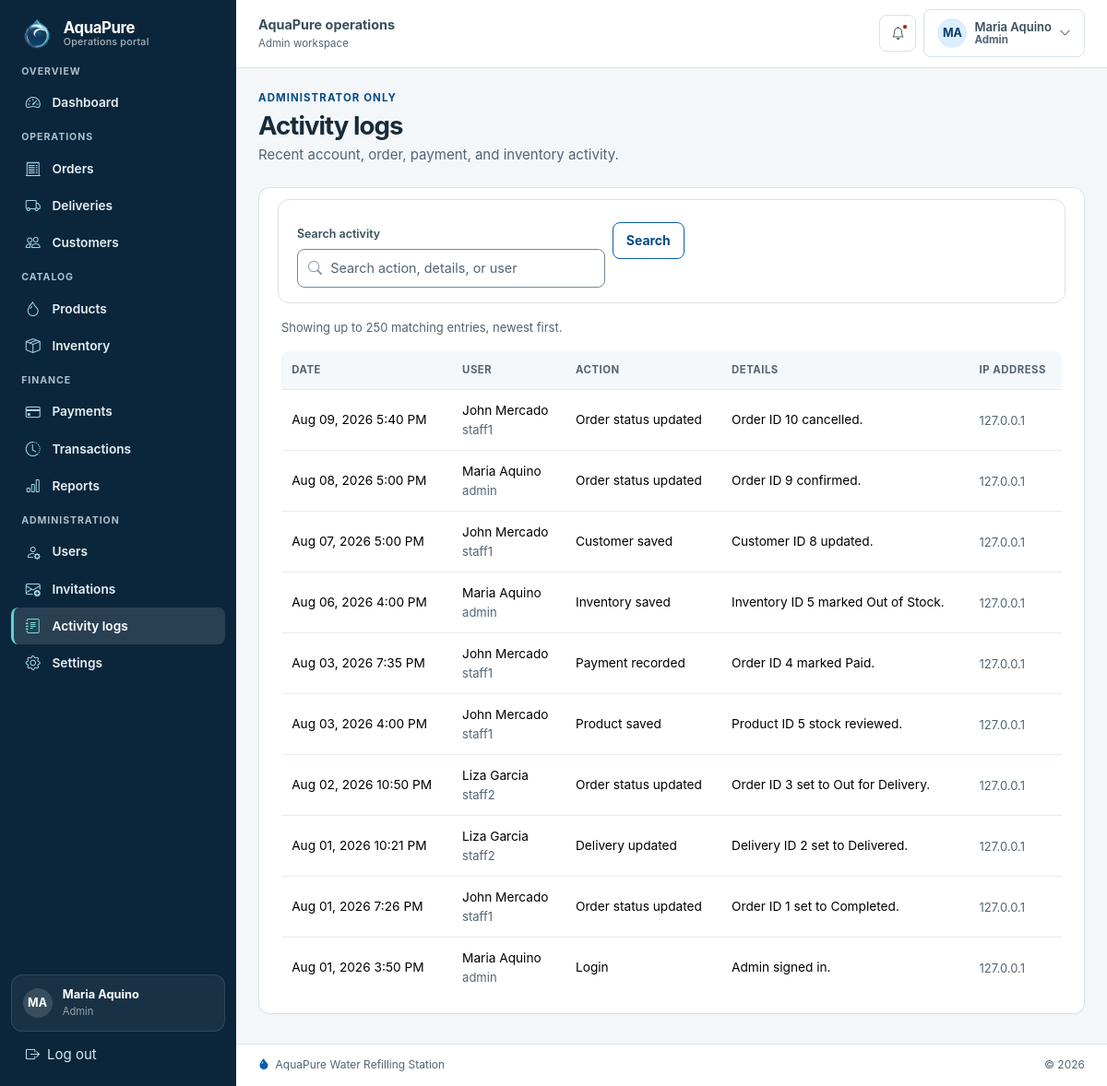
/portal/index.php?page=activity-logs (signed in), run on the app's committed database.
### tables this page shows
CREATE TABLE users (
    user_id INT UNSIGNED AUTO_INCREMENT PRIMARY KEY,
    full_name VARCHAR(100) NOT NULL,
    username VARCHAR(30) NOT NULL UNIQUE,
    email VARCHAR(100) NOT NULL UNIQUE,
    contact_number VARCHAR(30) NULL,
    password_hash VARCHAR(255) NOT NULL,
    role ENUM('Admin','Staff') NOT NULL,
    account_status ENUM('Active','Inactive') NOT NULL DEFAULT 'Active',
    created_at TIMESTAMP NOT NULL DEFAULT CURRENT_TIMESTAMP,
    updated_at TIMESTAMP NOT NULL DEFAULT CURRENT_TIMESTAMP ON UPDATE CURRENT_TIMESTAMP,
    INDEX idx_users_role_status (role, account_status)
);

CREATE TABLE activity_logs (
    activity_id BIGINT UNSIGNED AUTO_INCREMENT PRIMARY KEY,
    user_id INT UNSIGNED NULL,
    action VARCHAR(100) NOT NULL,
    details VARCHAR(255) NULL,
    ip_address VARCHAR(45) NULL,
    created_at TIMESTAMP NOT NULL DEFAULT CURRENT_TIMESTAMP,
    CONSTRAINT fk_activity_user FOREIGN KEY (user_id) REFERENCES users(user_id) ON UPDATE CASCADE ON DELETE SET NULL,
    INDEX idx_activity_date (created_at)
);

### portal/index.php (called while the page is built, shortened)
<?php
require_system_user();
$page = $_GET["page"] ?? "dashboard";
require __DIR__ . "/../includes/portal-header.php";
require __DIR__ . "/pages/" . $page . ".php";
require __DIR__ . "/../includes/portal-footer.php";

### includes/functions.php (called while the page is built, shortened)
<?php
function url(string $path = ""): string
{
    return BASE_URL . ($path === "" ? "" : "/" . ltrim($path, "/"));
}
function e(mixed $value): string
{
    return htmlspecialchars(
        (string) $value,
        ENT_QUOTES | ENT_SUBSTITUTE,
        "UTF-8",
    );
}
function current_account(): ?array
{
    static $resolved = false;
    static $account = null;
    if ($resolved) {
        return $account;
    }
    $resolved = true;
    $sessionAccount = $_SESSION["account"] ?? null;
    $id = positive_int($sessionAccount["id"] ?? 0);
    $type = $sessionAccount["type"] ?? "";
    if ($type === "customer") {
        $statement = db()->prepare(
            "SELECT customer_id, full_name, email
             FROM customers
             WHERE customer_id = ? AND account_status = 'Active'
             LIMIT 1",
        );
        $statement->execute([$id]);
        $record = $statement->fetch();
        if (!$record) {
            unset($_SESSION["account"], $_SESSION["cart"]);
            return null;
        }
        $account = [
            "id" => (int) $record["customer_id"],
            "name" => $record["full_name"],
            "email" => $record["email"],
            "role" => "Customer",
            "type" => "customer",
        ];
    } else {
        $statement = db()->prepare(
            "SELECT user_id, full_name, email, role
             FROM users
             WHERE user_id = ? AND account_status = 'Active'
             LIMIT 1",
        );
        $statement->execute([$id]);
        $record = $statement->fetch();
        $account = [
            "id" => (int) $record["user_id"],
            "name" => $record["full_name"],
            "email" => $record["email"],
            "role" => $record["role"],
            "type" => "user",
        ];
    }
    return $account;
}
function require_system_user(array $roles = ["Admin", "Staff"]): void
{
    $account = current_account();
}
function positive_int(mixed $value): int
{
    $validated = filter_var($value, FILTER_VALIDATE_INT, [
        "options" => ["min_range" => 1],
    ]);
    return $validated === false ? 0 : (int) $validated;
}

### config/database.php (called while the page is built, shortened)
<?php
function db(): PDO
{
    static $pdo = null;
    static $schemaChecked = false;
    if ($pdo instanceof PDO) {
        return $pdo;
    }
    $host = getenv('AQUAPURE_DB_HOST') ?: '127.0.0.1';
    $port = getenv('AQUAPURE_DB_PORT') ?: '3306';
    $name = getenv('AQUAPURE_DB_NAME') ?: 'aquapure_db';
    $user = getenv('AQUAPURE_DB_USER') ?: 'root';
    $pass = getenv('AQUAPURE_DB_PASS');
    $pass = is_string($pass) ? $pass : '';
    $dsn = sprintf(
        'mysql:host=%s;port=%s;dbname=%s;charset=utf8mb4',
        $host,
        $port,
        $name,
    );
    $pdo = new PDO($dsn, $user, $pass, [
        PDO::ATTR_ERRMODE => PDO::ERRMODE_EXCEPTION,
        PDO::ATTR_DEFAULT_FETCH_MODE => PDO::FETCH_ASSOC,
        PDO::ATTR_EMULATE_PREPARES => false,
        PDO::ATTR_STRINGIFY_FETCHES => false,
    ]);
    $pdo->exec("SET time_zone = '+08:00'");
    if (!$schemaChecked) {
        assert_aquapure_schema_ready($pdo);
    }
    return $pdo;
}
function assert_aquapure_schema_ready(PDO $pdo): void
{
    $required = [
        'users' => [
            'user_id', 'full_name', 'username', 'email', 'contact_number',
            'password_hash', 'role', 'account_status', 'created_at', 'updated_at',
        ],
        'customers' => [
            'customer_id', 'full_name', 'email', 'contact_number', 'address',
            'password_hash', 'customer_type', 'account_status', 'created_at', 'updated_at',
        ],
        'products' => [
            'product_id', 'product_name', 'description', 'category', 'price',
            'quantity_available', 'image_path', 'status', 'created_at', 'updated_at',
        ],
        'orders' => [
            'order_id', 'customer_id', 'processed_by', 'order_source', 'order_type',
            'total_amount', 'payment_status', 'order_status', 'notes', 'order_date', 'updated_at',
        ],
        'order_items' => [
            'order_item_id', 'order_id', 'product_id', 'quantity', 'unit_price', 'subtotal',
        ],
        'payments' => [
            'payment_id', 'order_id', 'amount_due', 'amount_paid', 'change_amount',
            'payment_method', 'reference_number', 'payment_date', 'payment_status',
            'recorded_by', 'created_at', 'updated_at',
        ],
        'deliveries' => [
            'delivery_id', 'order_id', 'recipient_name', 'contact_number',
            'delivery_address', 'preferred_delivery_date', 'additional_instructions',
            'assigned_staff_id', 'delivery_status', 'delivered_at', 'created_at', 'updated_at',
        ],
        'inventory' => [
            'inventory_id', 'item_name', 'category', 'quantity', 'unit',
            'reorder_level', 'status', 'updated_by', 'last_updated',
        ],
        'inventory_transactions' => [
            'transaction_id', 'inventory_id', 'recorded_by', 'transaction_type',
            'quantity', 'remarks', 'transaction_date',
        ],
        'notifications' => [
            'notification_id', 'customer_id', 'user_id', 'order_id', 'title',
            'message', 'is_read', 'created_at',
        ],
        'activity_logs' => [
            'activity_id', 'user_id', 'action', 'details', 'ip_address', 'created_at',
        ],
        'settings' => [
            'id', 'setting_key', 'setting_value', 'updated_by_user_id', 'updated_at',
        ],
        'user_invitations' => [
            'invitation_id', 'token_hash', 'email', 'role', 'created_by', 'created_at',
            'expires_at', 'used_at', 'used_by', 'revoked_at', 'status',
        ],
    ];
    $statement = $pdo->prepare(
        'SELECT COLUMN_NAME
         FROM information_schema.COLUMNS
         WHERE TABLE_SCHEMA = DATABASE() AND TABLE_NAME = ?',
    );
    foreach ($required as $table => $columns) {
        $statement->execute([$table]);
        $existing = array_fill_keys($statement->fetchAll(PDO::FETCH_COLUMN), true);
    }
}

### portal/pages/activity-logs.php (the view, shortened to what this page needs)
<?php
$query = trim((string) ($_GET["q"] ?? ""));
$sql = "SELECT a.*, u.full_name, u.username
        FROM activity_logs a
        LEFT JOIN users u ON u.user_id = a.user_id";
$params = [];
$sql .= " ORDER BY a.created_at DESC, a.activity_id DESC LIMIT 250";
$statement = db()->prepare($sql);
$statement->execute($params);
$activities = $statement->fetchAll();
?>
<header class="page-header">
    <div>
        <p class="eyebrow mb-1">Administrator only</p>
        <h1 class="section-title mb-1">Activity logs</h1>
        <p class="text-secondary mb-0">Recent account, order, payment, and inventory activity.</p>
    </div>
</header>
<section class="panel-card">
    <form method="get" class="row g-2 mb-3 filter-bar">
        <div class="col-sm-8 col-lg-5">
            <label class="form-label" for="activitySearch">Search activity</label>
            <div class="search-box w-100"><i class="bi bi-search" aria-hidden="true"></i><input class="form-control" id="activitySearch" name="q" value="<?= e($query) ?>" placeholder="Search action, details, or user"></div>
        </div>
        <div class="col-sm-auto">
            <button class="btn btn-outline-primary">Search</button>
        </div>
    </form>
    <p class="small text-secondary">Showing up to 250 matching entries, newest first.</p>
    <div class="table-responsive mobile-table-cards" role="region" tabindex="0" aria-label="Activity Logs table">
        <table data-layout="cards" role="table" class="table align-middle mb-0"><caption class="visually-hidden">Activity Logs</caption>
            <thead>
                <tr><th scope="col">Date</th><th scope="col">User</th><th scope="col">Action</th><th scope="col">Details</th><th scope="col">IP address</th></tr>
            </thead>
            <tbody>
                <?php foreach ($activities as $activity): ?>
                    <tr>
                        <td class="text-nowrap" data-column-label="Date"><div class="table-cell-value"><?= e(date("M d, Y g:i A", strtotime($activity["created_at"]))) ?></div></td>
                        <td data-column-label="User"><div class="table-cell-value"><?= e($activity["full_name"] ?? "System") ?><div class="small text-secondary"><?= e($activity["username"] ?? "") ?></div></div></td>
                        <td data-column-label="Action"><div class="table-cell-value"><?= e($activity["action"]) ?></div></td>
                        <td data-column-label="Details"><div class="table-cell-value"><?= e($activity["details"] ?? "—") ?></div></td>
                        <td class="small text-secondary" data-column-label="IP address"><div class="table-cell-value"><?= e($activity["ip_address"] ?? "—") ?></div></td>
                    </tr>
                <?php endforeach; ?>
            </tbody>
        </table>
    </div>
</section>

### includes/portal-header.php (shortened to what this page needs)
<?php
$page = $page ?? "dashboard";
$account = current_account();
$isNavActive = static fn (string $key): bool =>
    $page === $key ||
    ($key === "orders" && in_array($page, ["order", "order-create"], true));
$navGroups = [
    "Overview" => [
        "dashboard" => ["bi-speedometer2", "Dashboard"],
    ],
    "Operations" => [
        "orders" => ["bi-receipt-cutoff", "Orders"],
        "deliveries" => ["bi-truck", "Deliveries"],
        "customers" => ["bi-people", "Customers"],
    ],
    "Catalog" => [
        "products" => ["bi-droplet", "Products"],
        "inventory" => ["bi-box-seam", "Inventory"],
    ],
    "Finance" => [
        "payments" => ["bi-credit-card", "Payments"],
        "transactions" => ["bi-clock-history", "Transactions"],
        "reports" => ["bi-bar-chart", "Reports"],
    ],
];
if (is_admin()) {
    $navGroups["Administration"] = [
        "users" => ["bi-person-gear", "Users"],
        "invitations" => ["bi-envelope-plus", "Invitations"],
        "activity-logs" => ["bi-journal-text", "Activity logs"],
        "settings" => ["bi-gear", "Settings"],
    ];
}
$unreadCount = null;
try {
    $unreadStatement = db()->prepare(
        "SELECT COUNT(*) FROM notifications
         WHERE is_read = 0
           AND (user_id = ? OR (user_id IS NULL AND customer_id IS NULL))",
    );
    $unreadStatement->execute([(int) $account["id"]]);
    $unreadCount = (int) $unreadStatement->fetchColumn();
} catch (Throwable $exception) {
    error_log("AquaPure notification count failed: " . $exception->getMessage());
}
$nameParts = preg_split('/\s+/', trim((string) $account["name"])) ?: [];
$accountInitials = "";
foreach (array_slice($nameParts, 0, 2) as $namePart) {
    $accountInitials .= strtoupper(substr($namePart, 0, 1));
}
?>
<!doctype html>
<html lang="en">
<head>
    <link rel="stylesheet" href="<?= e(url("assets/vendor/bootstrap/css/bootstrap.min.css")) ?>">
    <link rel="stylesheet" href="<?= e(url("assets/vendor/bootstrap-icons/font/bootstrap-icons.min.css")) ?>">
    <link rel="stylesheet" href="<?= e(url("assets/css/style.css?v=8")) ?>">
</head>
<body class="operations-page">
<div class="app-shell">
    <aside class="sidebar offcanvas-lg offcanvas-start" tabindex="-1" id="operationsSidebar" aria-labelledby="operationsSidebarLabel">
        <div class="sidebar-content offcanvas-body">
            <a class="brand d-none d-lg-inline-flex" href="<?= e(url("portal/index.php")) ?>">
                <img class="brand-logo" src="<?= e(url("assets/images/aquapure-logo-transparent.png")) ?>" width="40" height="40" alt="">
                <span class="brand-copy">AquaPure<small>Operations portal</small></span>
            </a>
            <nav class="sidebar-nav" aria-label="Operations navigation">
                <?php foreach ($navGroups as $groupLabel => $items): ?>
                    <div class="sidebar-group">
                        <div class="sidebar-label"><?= e($groupLabel) ?></div>
                        <?php foreach ($items as $key => [$icon, $label]): ?>
                            <a class="<?= $isNavActive($key) ? "active" : "" ?>"
                               href="<?= e(url("portal/index.php?page=" . $key)) ?>"
                               <?= $isNavActive($key) ? 'aria-current="page"' : "" ?>>
                                <i class="bi <?= e($icon) ?>" aria-hidden="true"></i>
                                <span><?= e($label) ?></span>
                            </a>
                        <?php endforeach; ?>
                    </div>
                <?php endforeach; ?>
            </nav>
            <div class="sidebar-account">
                <div class="sidebar-account-card">
                    <span class="sidebar-avatar" aria-hidden="true"><?= e($accountInitials ?: "AQ") ?></span>
                    <span class="min-w-0">
                        <span class="sidebar-account-name d-block"><?= e($account["name"]) ?></span>
                        <span class="sidebar-account-role d-block"><?= e($account["role"]) ?></span>
                    </span>
                </div>
                <a class="sidebar-logout d-flex align-items-center gap-2 px-3 py-2 text-decoration-none" href="<?= e(url("logout.php")) ?>">
                    <i class="bi bi-box-arrow-right" aria-hidden="true"></i><span>Log out</span>
                </a>
            </div>
        </div>
    </aside>
    <div class="app-main">
        <header class="topbar">
            <div class="d-flex align-items-center gap-2 min-w-0">
                <div class="min-w-0">
                    <div class="topbar-title">AquaPure operations</div>
                    <div class="topbar-subtitle d-none d-sm-block"><?= e($account["role"]) ?> workspace</div>
                </div>
            </div>
            <div class="topbar-actions">
                <a class="btn btn-light btn-icon notification-button" href="<?= e(url("portal/index.php?page=notifications")) ?>" aria-label="<?= $unreadCount === null ? "Notifications; unread count unavailable" : ($unreadCount > 0 ? e($unreadCount . " unread notifications") : "Notifications") ?>">
                    <i class="bi bi-bell" aria-hidden="true"></i>
                    <?php if ($unreadCount > 0): ?><span class="notification-dot" aria-hidden="true"></span><?php endif; ?>
                </a>
                <div class="dropdown">
                    <button class="btn btn-light d-flex align-items-center gap-2" type="button" data-bs-toggle="dropdown" aria-expanded="false" aria-label="Account menu for <?= e($account["name"]) ?>">
                        <span class="account-avatar" aria-hidden="true"><?= e($accountInitials ?: "AQ") ?></span>
                        <span class="d-none d-md-block text-start">
                            <span class="d-block small fw-semibold"><?= e($account["name"]) ?></span>
                            <span class="d-block topbar-subtitle"><?= e($account["role"]) ?></span>
                        </span>
                        <i class="bi bi-chevron-down small d-none d-md-inline" aria-hidden="true"></i>
                    </button>
                </div>
            </div>
        </header>
        <main class="page-content" id="mainContent" tabindex="-1">

### data on the page
users: full_name "Maria Aquino", role "Admin"
activity_logs: created_at "Aug 09, 2026 5:40 PM", user.full_name "John Mercado", user.username "staff1", action "Order status updated", details "Order ID 10 cancelled.", ip_address "127.0.0.1"
activity_logs: created_at "Aug 08, 2026 5:00 PM", user.full_name "Maria Aquino", user.username "admin", action "Order status updated", details "Order ID 9 confirmed.", ip_address "127.0.0.1"
activity_logs: created_at "Aug 07, 2026 5:00 PM", user.full_name "John Mercado", user.username "staff1", action "Customer saved", details "Customer ID 8 updated.", ip_address "127.0.0.1"
activity_logs: created_at "Aug 06, 2026 4:00 PM", user.full_name "Maria Aquino", user.username "admin", action "Inventory saved", details "Inventory ID 5 marked Out of Stock.", ip_address "127.0.0.1"
activity_logs: created_at "Aug 03, 2026 7:35 PM", user.full_name "John Mercado", user.username "staff1", action "Payment recorded", details "Order ID 4 marked Paid.", ip_address "127.0.0.1"
activity_logs: created_at "Aug 03, 2026 4:00 PM", user.full_name "John Mercado", user.username "staff1", action "Product saved", details "Product ID 5 stock reviewed.", ip_address "127.0.0.1"
activity_logs: created_at "Aug 02, 2026 10:50 PM", user.full_name "Liza Garcia", user.username "staff2", action "Order status updated", details "Order ID 3 set to Out for Delivery.", ip_address "127.0.0.1"
activity_logs: created_at "Aug 01, 2026 10:21 PM", user.full_name "Liza Garcia", user.username "staff2", action "Delivery updated", details "Delivery ID 2 set to Delivered.", ip_address "127.0.0.1"
activity_logs: created_at "Aug 01, 2026 7:26 PM", user.full_name "John Mercado", user.username "staff1", action "Order status updated", details "Order ID 1 set to Completed.", ip_address "127.0.0.1"
activity_logs: created_at "Aug 01, 2026 3:50 PM", user.full_name "Maria Aquino", user.username "admin", action "Login", details "Admin signed in.", ip_address "127.0.0.1"

### other printed values
$groupLabel "OVERVIEW"
$label "Dashboard"
$groupLabel "OPERATIONS"
$label "Orders"
$label "Deliveries"
$label "Customers"
$groupLabel "CATALOG"
$label "Products"
$label "Inventory"
$groupLabel "FINANCE"
$label "Payments"
$label "Transactions"
$label "Reports"
$groupLabel "ADMINISTRATION"
$label "Users"
